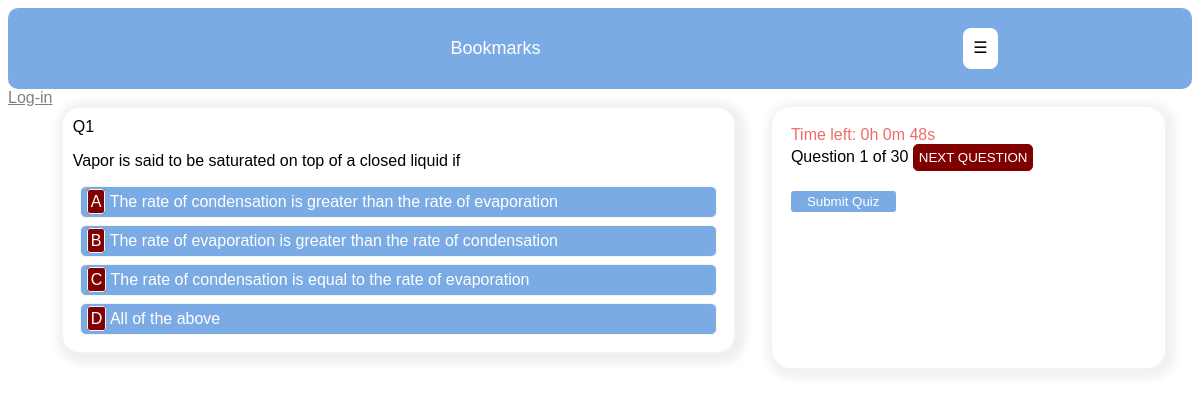
The page /account/quiz/Physics/ on the database its author committed.
### account/models.py (models this page shows, shortened)
class Question(models.Model):
	image = models.ImageField(upload_to='questions/', blank=True)
	course = models.ForeignKey(Subject, on_delete=models.CASCADE, related_name='questions')
	instruction = models.CharField(max_length=250, blank=True)
	question = models.TextField(max_length=300)
	optionA = models.CharField(max_length=250)
	optionB = models.CharField(max_length=250)
	optionC = models.CharField(max_length=250)
	optionD = models.CharField(max_length=250)
	options = [('A', 'A'), ('B', 'B'), ('C', 'C'), ('D', 'D')]
	answer = models.CharField(max_length=250, choices=options)

### account/views.py (the view)
# urls.py: path('quiz/<slug:subject>/', views.quiz, name='quiz'),
def quiz(request, subject):
	questions = Question.objects.filter(course__subject_name=subject).all().order_by('?')[:30]
	total = Question.objects.filter(course__subject_name=subject).all().count()
	subject = subject
	if total <= 30:
		total = total
	else:
		total = 30
	paginator = Paginator(questions, 1)
	page = request.GET.get('page')
	try:
		quiz_questions = paginator.page(page)
	except PageNotAnInteger:
		quiz_questions = paginator.page(1)
	except EmptyPage:
		quiz_questions = paginator.page(paginator.num_pages)
	return render(request, 'quiz/quiz.html',{'subject': subject, 'section': 'quiz',
								'total': total, 'quiz_questions': quiz_questions, 'page': page})

### account/templates/quiz/quiz.html (shortened to what this page needs)
{% extends 'account/base.html' %}
{% block contents %}
	<div id='questiondiv'>
		<br/>
		{% for question in quiz_questions %}
			<div class='questiondata' data-question='{{ quiz_questions.number }}'
			data-answer='{{ question.answer }}'>
				<span>Q{{ quiz_questions.number }} </span><br/>
				<p>{{ question.question | safe }}</p>
				<div id='options'>
					<section data-choice='A' data-at='{{ quiz_questions.number }}' class='answerChoice'>
						<span class='wrapped'>A</span>
						<span>{{ question.optionA }}</span>
					</section>
					<section data-choice='B' data-at='{{ quiz_questions.number }}' class='answerChoice'>
						<span class='wrapped'>B</span>
						<span>{{ question.optionB }}</span>
					</section>
					<section data-choice='C' data-at='{{ quiz_questions.number }}' class='answerChoice'>
						<span class='wrapped'>C</span>
						<span>{{ question.optionC }}</span>
					</section>
					<section data-choice='D' data-at='{{ quiz_questions.number }}' class='answerChoice'>
						<span class='wrapped'>D</span>
						<span>{{ question.optionD }}</span>
					</section>
				</div>
			</div>
		{% endfor %}
		<div id='otherData'>
			<div id='time'></div>
			{% block content %}
				{% include 'pagination.html' with page=quiz_questions %}
			{% endblock %}
			<form method='post' action='{% url "quizscore" %}' id='quizform'>
				<button id='submitquiz'>Submit Quiz</button>
			</form>
		</div>
	</div>
{% endblock %}

### account/templates/account/base.html (style rules this page uses)
body { font-family: Verdana, Geneva, Tahoma, sans-serif; }
form { justify-content: center; }
form button, #forgot { padding-left:14px; padding-right: 14px; background-color: rgb(123,171,228); color: white; border-radius: 3px; margin: auto; border: 2px solid rgb(123,171,228); justify-content: center; }

### account/templates/quiz/quiz.html (style rules this page uses)
#questiondiv { display: flex; flex-wrap: wrap; justify-content: space-evenly; }
#otherData { box-shadow: 3px 3px 8px 8px rgb(242, 242, 242); padding: 18px; background-color: white; border: 1px solid white; border-radius: 18px; margin-left: 10px; }
.questiondata { box-shadow: 3px 3px 8px 8px rgb(240, 240, 240); border-radius: 18px; border: 1px solid #f6f5f5; padding: 10px; background: white; margin-bottom: 15px; }
.wrapped { border: 1px solid #f6f5f5; padding: 3px; border-radius: 3px; background-color: maroon; }
.answerChoice { border: 1px solid #f6f5f5; padding: 6px; border-radius: 6px; margin: 7px; background-color: rgb(123,171,228); color: white; cursor: pointer; }
body { background: white; }
@media screen and (min-width: 800px) { #otherData { width: 30%; } }
@media screen and (min-width: 800px) { .questiondata { width: 55%; } }
#quizform button { margin: auto; margin-top: 20px; }

### rows shown on the page
Question: number "1", question "Vapor is said to be saturated on top of a closed liquid if", optionA "The rate of condensation is greater than the rate of evaporation", optionB "The rate of evaporation is greater than the rate of condensation", optionC "The rate of condensation is equal to the rate of evaporation", optionD "All of the above"

### other values the page prints
{{ page.number }} "1"
{{ page.paginator.num_pages }} "30"
